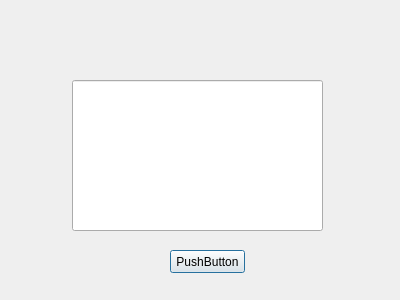
<?xml version="1.0" encoding="UTF-8"?>
<ui version="4.0">
 <class>Dialog</class>
 <widget class="QDialog" name="Dialog">
  <property name="geometry">
   <rect>
    <x>0</x>
    <y>0</y>
    <width>400</width>
    <height>300</height>
   </rect>
  </property>
  <property name="windowTitle">
   <string>Dialog</string>
  </property>
  <widget class="QLineEdit" name="txtHasil">
   <property name="geometry">
    <rect>
     <x>72</x>
     <y>80</y>
     <width>251</width>
     <height>151</height>
    </rect>
   </property>
  </widget>
  <widget class="QPushButton" name="pushButton">
   <property name="geometry">
    <rect>
     <x>170</x>
     <y>250</y>
     <width>75</width>
     <height>23</height>
    </rect>
   </property>
   <property name="text">
    <string>PushButton</string>
   </property>
  </widget>
 </widget>
 <resources/>
 <connections/>
</ui>
